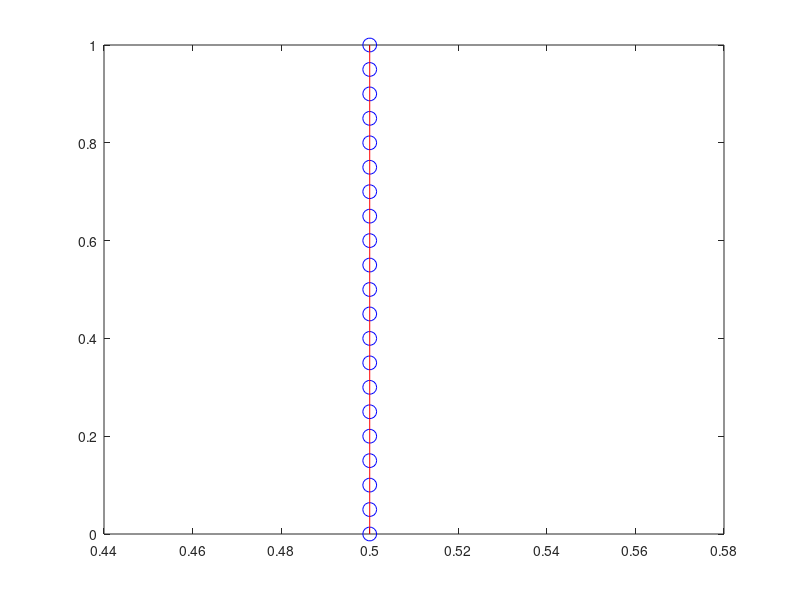

This chart was generated by the following MATLAB code:
%% Single Line Fitting Total Least Squares Method
% Input: x, y
% Output: line(2)
% Author: Ruofei Du
function [ res ] = line_fitting_total(x, y, draw, debug)
%line fitting
%   fit a line
if (nargin < 2) debug = true; elseif (nargin < 4) debug = false; end
if (nargin <= 2) draw = false; end

if (debug)
    x = 0:0.05:1;
    y = 2*x + 1 + 0.1*rand(size(x));
    x(:) = 0.5;
    y = 0:0.05:1;
end
n = size(x, 2); 
sy = sum(y) ./ n; 
sx = sum(x) ./ n; 
sxy = sum(x .* y); 
sy2 = sum(y .^ 2); 
sx2 = sum(x .^ 2); 
B = 0.5 .* (((sy2 - n.*sy.^2)-(sx2-n.*sx.^2))./(n.*sx.*sy-sxy));
R = corrcoef(x, y); % [ sum(x.*y), sum(y) ]; 
b1 = -B + (B.^2+1).^0.5;
b2 = -B - (B.^2+1).^0.5;
a1 = sy - b1.*sx;
a2 = sy - b2.*sx;

if (debug || draw)
    plot(x, y, 'bo', 'MarkerSize', 10); hold on;
end


if R(1,2) > 0; 
    res = [b1, a1];
else
    res = [b2, a2]; 
end

if isinf(res(2))
    res(2) = mean(x);
    if (debug || draw)
        plot([res(2), res(2)], [min(y), max(y)], 'r');
    end
else
    if (debug || draw)
        plot(x, res(1)*x+res(2),'r');
    end
end

end

